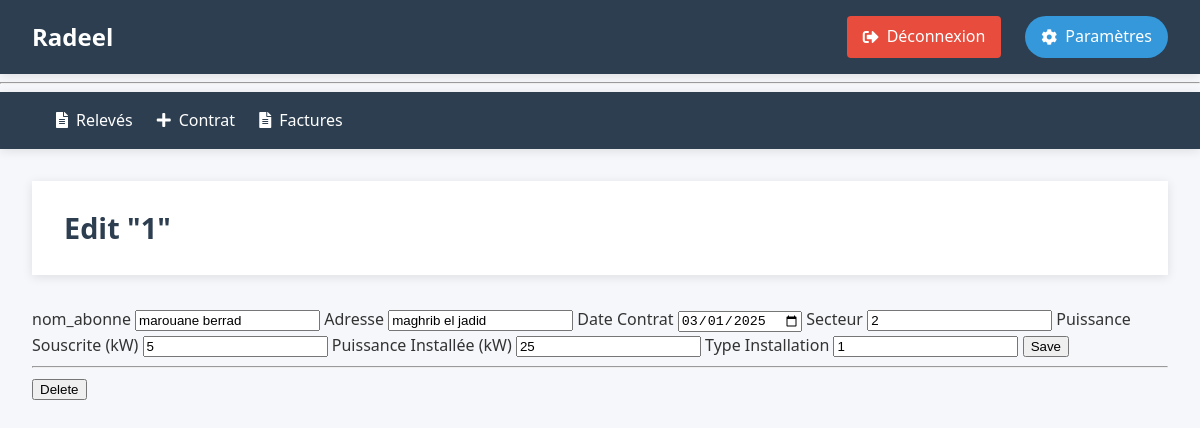
/contrat/1/modifier (signed in), run on an earlier commit of the app's database.
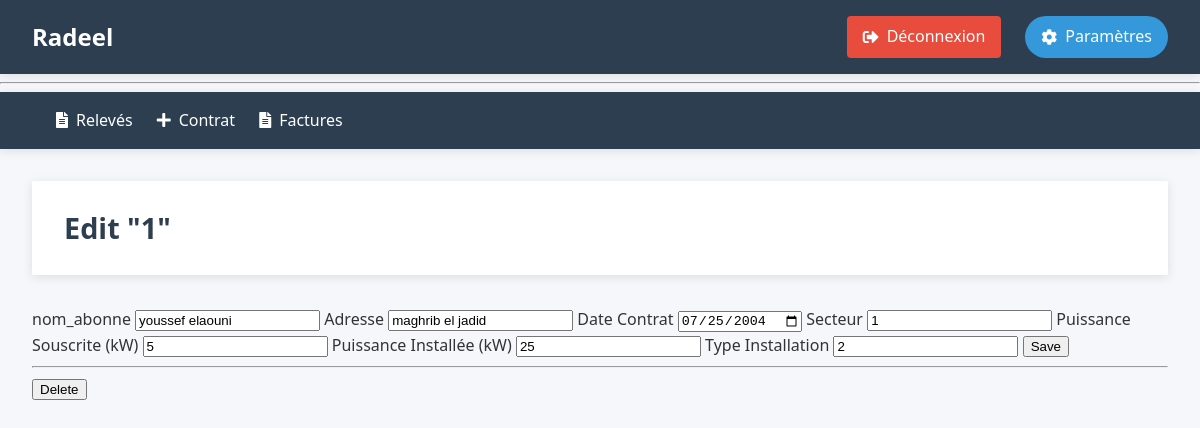
And on a later commit of the database.
### tables this page shows
CREATE TABLE contrats (
    Nr_contrat INTEGER PRIMARY KEY ,
    nom_abonne TEXT NOT NULL,
    Adresse TEXT NOT NULL,
    date_contrat DATE NOT NULL DEFAULT CURRENT_DATE,
    Secteur INTEGER NOT NULL,
    Puissance_souscrite INTEGER NOT NULL CHECK(Puissance_souscrite > 0),
    Puissance_installee INTEGER NOT NULL CHECK(Puissance_installee > 0),
    type_installation INTEGER NOT NULL CHECK(type_installation IN (1, 2, 12)),
    statut TEXT NOT NULL DEFAULT 'actif' CHECK(statut IN ('actif', 'resile', 'suspendu'))
);

### radeel/contrats.py (the view, shortened to what this page needs)
@bc.route('/<int:Nr_contrat>/modifier', methods=('GET', 'POST'))
def contrat_modifier(Nr_contrat):
    contrat = get_contrat(Nr_contrat)
    return render_template('contrats/modifier.html', contrat=contrat)

### radeel/auth.py (called while the page is built)
@bp.before_app_request
def load_logged_in_user():
    user_id = session.get('user_id')
    if user_id is None:
        g.user = None
    else:
        g.user = get_db().execute(
            'SELECT * FROM user WHERE id = ?', (user_id,)
        ).fetchone()

def login_required(view):
    @functools.wraps(view)
    def wrapped_view(**kwargs):
        if not session.get('authenticated'):
            return redirect(url_for('auth.login'))
        return view(**kwargs)
    return wrapped_view

### radeel/contrats.py (called while the page is built)
@bc.before_request
@login_required
def before_request():
    pass

def get_contrat(Nr_contrat):
    contrat = get_db().execute(
        'SELECT * FROM contrats WHERE Nr_contrat = ?',(Nr_contrat,)).fetchone()
    if contrat is None:
        abort(404, f"Contrat Nr_contrat {Nr_contrat} n'existe pas.")
    return contrat

### radeel/db.py (called while the page is built)
def get_db():
    if 'db' not in g:
        g.db = sqlite3.connect(
            current_app.config['DATABASE'],
            detect_types=sqlite3.PARSE_DECLTYPES
        )
        g.db.execute("PRAGMA foreign_keys = ON;")
        g.db.row_factory = sqlite3.Row
    return g.db

### radeel/templates/contrats/modifier.html
{% extends 'base.html' %}
{% block header %}
  <h1>{% block title %}Edit "{{ contrat['Nr_contrat'] }}"{% endblock %}</h1>
{% endblock %}
{% block content %}
  <form method="post">
    <label for="nom_abonne">nom_abonne</label>
    <input name="nom_abonne" id="nom_abonne"
      value="{{ request.form['nom_abonne'] or contrat['nom_abonne'] }}" required>
    <label for="Adresse">Adresse</label>
    <input name="Adresse" id="Adresse"
      value="{{ request.form['Adresse'] or contrat['Adresse'] }}" required>
    <label for="date_contrat">Date Contrat</label>
    <input type="date" name="date_contrat" id="date_contrat"
      value="{{ request.form['date_contrat'] or contrat['date_contrat'] }}" required>
    <label for="Secteur">Secteur</label>
    <input name="Secteur" id="Secteur" type="number"
      value="{{ request.form['Secteur'] or contrat['Secteur'] }}" required>
    <label for="Puissance_souscrite">Puissance Souscrite (kW)</label>
    <input name="Puissance_souscrite" id="Puissance_souscrite" type="number"
      value="{{ request.form['Puissance_souscrite'] or contrat['Puissance_souscrite'] }}" required>
    <label for="Puissance_installee">Puissance Installée (kW)</label>
    <input name="Puissance_installee" id="Puissance_installee" type="number"
      value="{{ request.form['Puissance_installee'] or contrat['Puissance_installee'] }}" required>
    <label for="type_installation">Type Installation</label>
    <input name="type_installation" id="type_installation" type="number"
      value="{{ request.form['type_installation'] or contrat['type_installation'] }}" required>
    <input type="submit" value="Save">
  </form>
  <hr>
  <form action="{{ url_for('contrat.contrat_supprimer', Nr_contrat=contrat['Nr_contrat']) }}" method="post">
    <input class="danger" type="submit" value="Delete" onclick="return confirm('Are you sure?');">
  </form>
{% endblock %}

What changed in the data, as far as the page shows it:
changed contrats "maghrib el jadid": nom_abonne "marouane berrad" → "youssef elaouni"; date_contrat "03/01/2025" → "07/25/2004"; Secteur "2" → "1"; type_installation "1" → "2"
